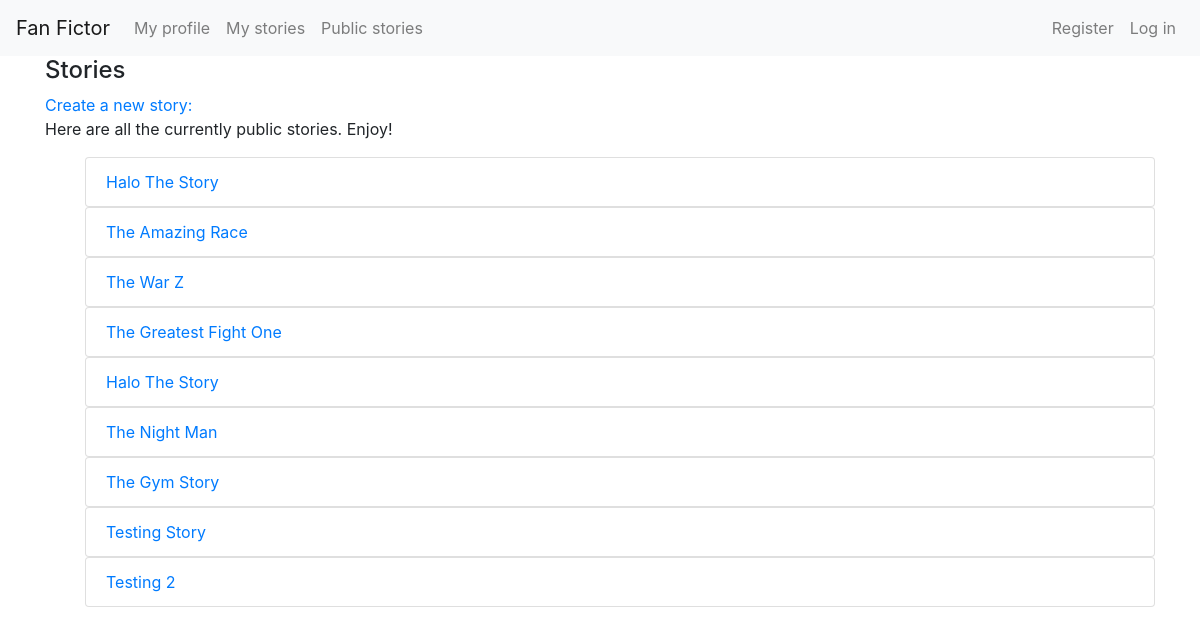
Screenshot of /stories/ with the database file from the repository.
### fan_fictions/models.py (models this page shows)
class Story(models.Model):
    author = models.ForeignKey(User, on_delete=models.CASCADE)
    public = models.BooleanField(default=True)
    title = models.CharField(max_length=50)
    date_added = models.DateTimeField(auto_now_add=True)
    class Meta:
        verbose_name_plural = 'stories'
    def __str__(self):
        return self.title

### fan_fictions/views.py (the view)
# urls.py: path('stories/', views.stories, name='stories'),
def stories(request):
    stories = Story.objects.order_by('date_added').filter(public=True)
    context = {'stories': stories}
    return render(request, 'fan_fictions/stories.html', context)

### fan_fictions/templates/fan_fictions/stories.html
{% extends "fan_fictions/base.html" %}
{% block header %}
    <h4>Stories</h4>
{% endblock header %}
{% block content %}
<a href="{% url 'fan_fictions:new_story' %}">Create a new story:</a>
<p>Here are all the currently public stories. Enjoy!</p>
<ul>
    {% for story in stories %}
        <ul class="list-group">
            <li class="list-group-item">
                <a href="{% url 'fan_fictions:story' story.id %}">{{story}}</a>
            </li>
        </ul>
    {% empty %}
        <li>No stories have been added yet.</li>
    {% endfor %}
</ul>
{% endblock content %}

### rows the page displays
Story: title "Halo The Story"
Story: title "The Amazing Race"
Story: title "The War Z"
Story: title "The Greatest Fight One"
Story: title "Halo The Story"
Story: title "The Night Man"
Story: title "The Gym Story"
Story: title "Testing Story"
Story: title "Testing 2"
